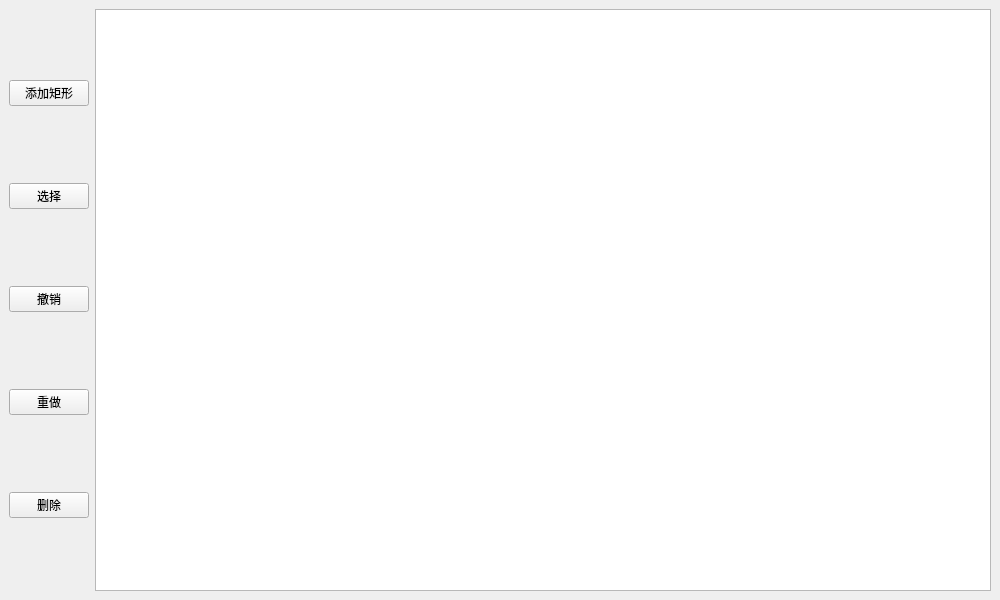
<ui version="4.0">
 <class>MainWindow</class>
 <widget class="QMainWindow" name="MainWindow">
  <property name="geometry">
   <rect>
    <x>0</x>
    <y>0</y>
    <width>1000</width>
    <height>600</height>
   </rect>
  </property>
  <property name="windowTitle">
   <string>Chip Layout Editor</string>
  </property>
  <widget class="QWidget" name="centralwidget">
   <layout class="QHBoxLayout" name="horizontalLayout">
    <item>
     <layout class="QVBoxLayout" name="verticalLayout">
      <item>
       <widget class="QPushButton" name="addRectangleButton">
        <property name="text">
         <string>添加矩形</string>
        </property>
       </widget>
      </item>
      <item>
       <widget class="QPushButton" name="selectButton">
        <property name="text">
         <string>选择</string>
        </property>
       </widget>
      </item>
      <item>
       <widget class="QPushButton" name="undoButton">
        <property name="text">
         <string>撤销</string>
        </property>
       </widget>
      </item>
      <item>
       <widget class="QPushButton" name="redoButton">
        <property name="text">
         <string>重做</string>
        </property>
       </widget>
      </item>
      <item>
       <widget class="QPushButton" name="deleteButton">
        <property name="text">
         <string>删除</string>
        </property>
       </widget>
      </item>
     </layout>
    </item>
    <item>
     <widget class="QGraphicsView" name="canvasView">
      <property name="verticalScrollBarPolicy">
       <enum>Qt::ScrollBarPolicy::ScrollBarAlwaysOff</enum>
      </property>
      <property name="horizontalScrollBarPolicy">
       <enum>Qt::ScrollBarPolicy::ScrollBarAlwaysOff</enum>
      </property>
     </widget>
    </item>
   </layout>
  </widget>
 </widget>
</ui>
